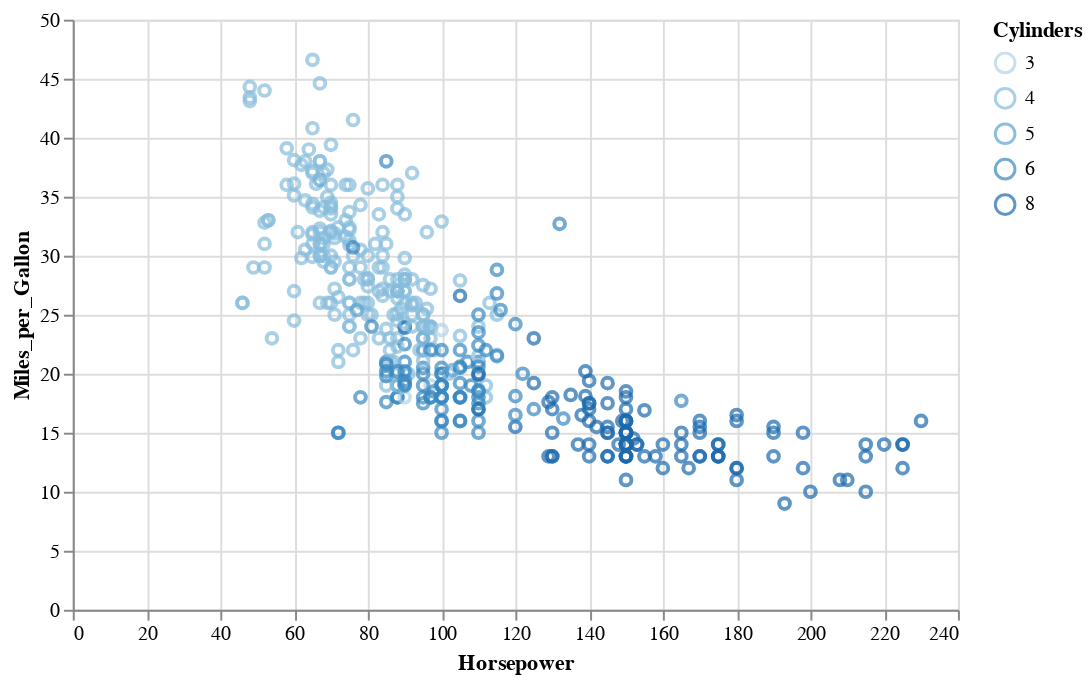

Notebook code cell kept with this figure:
### Code cell
cars.vgplot.scatter(x='Horsepower', y='Miles_per_Gallon', c='Cylinders')

### Figure 1 — Vega-Lite specification as saved in the notebook (floating-point values rounded to 4 significant figures; data arrays with more than 128 entries replaced by an {"elided": "..."} marker saying what was removed)
{"$schema": "https://vega.github.io/schema/vega-lite/v2.4.3.json", "config": {"view": {"height": 300, "width": 400}}, "data": {"values": {"elided": "406 records"}}, "encoding": {"color": {"field": "Cylinders", "type": "ordinal"}, "x": {"field": "Horsepower", "type": "quantitative"}, "y": {"field": "Miles_per_Gallon", "type": "quantitative"}}, "height": 300, "mark": "point", "title": "", "width": 450}
